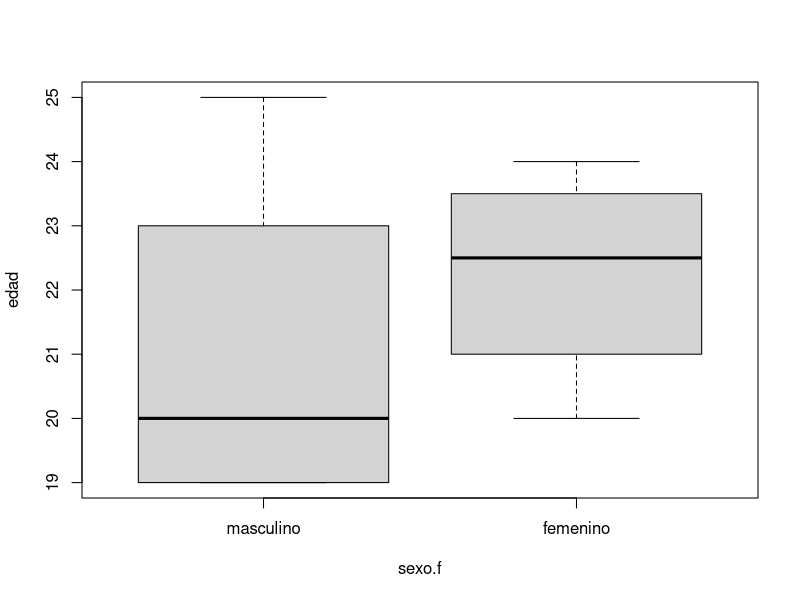

Reproduce this figure in R.
# Clase 08-03
# Factores
help("factor")
civil <- c(
    "soltero/a", "viudo/a", "casado/a", "soltero/a", "viudo/a", "divorciado/a",
    "soltero/a", "casado/a", "soltero/a", "divorciado/a"
)
civil.f <- factor(civil)
civil.f
class(civil)
class(civil.f)
attributes(civil)
attributes(civil.f)

# Ordenado
factor(civil, levels = c("soltero/a", "casado/a", "divorciado/a", "viudo/a"))
sexo.f <- factor( c(1, 1, 2, 1, 1, 2, 2, 1, 2, 1), labels = c("hombre", "mujer"))
sexo.f
unclass(sexo.f)
unclass(civil.f)
# Acceder y modificar
civil.f[1]
civil.f[-(1:5)]
levels(sexo.f)
levels(sexo.f)[2]
levels(sexo.f)<-c('masculino','femenino')
sexo.f
# Aplicaciones
edad <- c(23, 25, 20, 19, 20, 22, 24, 20, 23, 19)
mean(edad[sexo.f == "hombre"])
mean(edad[sexo.f == "mujer"])
    # tapply
help("tapply")
tapply(edad, sexo.f, mean)
tapply(edad, sexo.f, sd)
tapply(edad, sexo.f, summary)
tapply(edad, civil.f, summary)
    # plotting
boxplot(edad~sexo.f)
help("boxplot")

